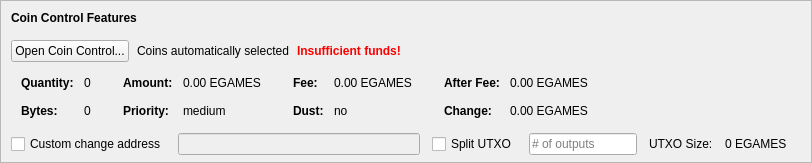
    <widget class="QFrame" name="frameCoinControl">
     <property name="sizePolicy">
      <sizepolicy hsizetype="Expanding" vsizetype="Expanding">
       <horstretch>0</horstretch>
       <verstretch>0</verstretch>
      </sizepolicy>
     </property>
     <property name="maximumSize">
      <size>
       <width>16777215</width>
       <height>16777215</height>
      </size>
     </property>
     <property name="frameShape">
      <enum>QFrame::StyledPanel</enum>
     </property>
     <property name="frameShadow">
      <enum>QFrame::Sunken</enum>
     </property>
     <layout class="QVBoxLayout" name="verticalLayoutCoinControl2">
      <property name="spacing">
       <number>0</number>
      </property>
      <property name="leftMargin">
       <number>0</number>
      </property>
      <property name="topMargin">
       <number>0</number>
      </property>
      <property name="rightMargin">
       <number>0</number>
      </property>
      <property name="bottomMargin">
       <number>6</number>
      </property>
      <item>
       <layout class="QVBoxLayout" name="verticalLayoutCoinControl" stretch="0,0,0,0,1">
        <property name="spacing">
         <number>0</number>
        </property>
        <property name="leftMargin">
         <number>10</number>
        </property>
        <property name="topMargin">
         <number>10</number>
        </property>
        <item>
         <layout class="QHBoxLayout" name="horizontalLayoutCoinControl1">
          <property name="bottomMargin">
           <number>15</number>
          </property>
          <item>
           <widget class="QLabel" name="labelCoinControlFeatures">
            <property name="sizePolicy">
             <sizepolicy hsizetype="Preferred" vsizetype="Maximum">
              <horstretch>0</horstretch>
              <verstretch>0</verstretch>
             </sizepolicy>
            </property>
            <property name="font">
             <font>
              <weight>75</weight>
              <bold>true</bold>
             </font>
            </property>
            <property name="styleSheet">
             <string notr="true">font-weight:bold;</string>
            </property>
            <property name="text">
             <string>Coin Control Features</string>
            </property>
           </widget>
          </item>
         </layout>
        </item>
        <item>
         <layout class="QHBoxLayout" name="horizontalLayoutCoinControl2" stretch="0,0,0,0">
          <property name="spacing">
           <number>8</number>
          </property>
          <property name="bottomMargin">
           <number>10</number>
          </property>
          <item>
           <widget class="QPushButton" name="pushButtonCoinControl">
            <property name="styleSheet">
             <string notr="true"/>
            </property>
            <property name="text">
             <string>Open Coin Control...</string>
            </property>
            <property name="autoDefault">
             <bool>false</bool>
            </property>
           </widget>
          </item>
          <item>
           <widget class="QLabel" name="labelCoinControlAutomaticallySelected">
            <property name="text">
             <string>Coins automatically selected</string>
            </property>
            <property name="margin">
             <number>5</number>
            </property>
           </widget>
          </item>
          <item>
           <widget class="QLabel" name="labelCoinControlInsuffFunds">
            <property name="font">
             <font>
              <weight>75</weight>
              <bold>true</bold>
             </font>
            </property>
            <property name="styleSheet">
             <string notr="true">color:red;font-weight:bold;</string>
            </property>
            <property name="text">
             <string>Insufficient funds!</string>
            </property>
            <property name="margin">
             <number>5</number>
            </property>
           </widget>
          </item>
          <item>
           <spacer name="horizontalSpacerCoinControl">
            <property name="orientation">
             <enum>Qt::Horizontal</enum>
            </property>
            <property name="sizeHint" stdset="0">
             <size>
              <width>40</width>
              <height>1</height>
             </size>
            </property>
           </spacer>
          </item>
         </layout>
        </item>
        <item>
         <widget class="QWidget" name="widgetCoinControl" native="true">
          <property name="sizePolicy">
           <sizepolicy hsizetype="Preferred" vsizetype="Preferred">
            <horstretch>0</horstretch>
            <verstretch>0</verstretch>
           </sizepolicy>
          </property>
          <property name="minimumSize">
           <size>
            <width>0</width>
            <height>0</height>
           </size>
          </property>
          <property name="styleSheet">
           <string notr="true"/>
          </property>
          <layout class="QHBoxLayout" name="horizontalLayoutCoinControl5">
           <property name="leftMargin">
            <number>0</number>
           </property>
           <property name="topMargin">
            <number>0</number>
           </property>
           <property name="rightMargin">
            <number>0</number>
           </property>
           <property name="bottomMargin">
            <number>0</number>
           </property>
           <item>
            <layout class="QHBoxLayout" name="horizontalLayoutCoinControl3" stretch="0,0,0,1">
             <property name="spacing">
              <number>20</number>
             </property>
             <property name="topMargin">
              <number>0</number>
             </property>
             <property name="bottomMargin">
              <number>10</number>
             </property>
             <item>
              <layout class="QFormLayout" name="formLayoutCoinControl1">
               <property name="horizontalSpacing">
                <number>10</number>
               </property>
               <property name="verticalSpacing">
                <number>14</number>
               </property>
               <property name="leftMargin">
                <number>10</number>
               </property>
               <property name="topMargin">
                <number>4</number>
               </property>
               <property name="rightMargin">
                <number>6</number>
               </property>
               <item row="0" column="0">
                <widget class="QLabel" name="labelCoinControlQuantityText">
                 <property name="font">
                  <font>
                   <weight>75</weight>
                   <bold>true</bold>
                  </font>
                 </property>
                 <property name="text">
                  <string>Quantity:</string>
                 </property>
                 <property name="margin">
                  <number>0</number>
                 </property>
                </widget>
               </item>
               <item row="0" column="1">
                <widget class="QLabel" name="labelCoinControlQuantity">
                 <property name="cursor">
                  <cursorShape>IBeamCursor</cursorShape>
                 </property>
                 <property name="contextMenuPolicy">
                  <enum>Qt::ActionsContextMenu</enum>
                 </property>
                 <property name="text">
                  <string notr="true">0</string>
                 </property>
                 <property name="margin">
                  <number>0</number>
                 </property>
                 <property name="textInteractionFlags">
                  <set>Qt::LinksAccessibleByMouse|Qt::TextSelectableByKeyboard|Qt::TextSelectableByMouse</set>
                 </property>
                </widget>
               </item>
               <item row="1" column="0">
                <widget class="QLabel" name="labelCoinControlBytesText">
                 <property name="font">
                  <font>
                   <weight>75</weight>
                   <bold>true</bold>
                  </font>
                 </property>
                 <property name="text">
                  <string>Bytes:</string>
                 </property>
                </widget>
               </item>
               <item row="1" column="1">
                <widget class="QLabel" name="labelCoinControlBytes">
                 <property name="cursor">
                  <cursorShape>IBeamCursor</cursorShape>
                 </property>
                 <property name="contextMenuPolicy">
                  <enum>Qt::ActionsContextMenu</enum>
                 </property>
                 <property name="text">
                  <string notr="true">0</string>
                 </property>
                 <property name="textInteractionFlags">
                  <set>Qt::LinksAccessibleByMouse|Qt::TextSelectableByKeyboard|Qt::TextSelectableByMouse</set>
                 </property>
                </widget>
               </item>
              </layout>
             </item>
             <item>
              <layout class="QFormLayout" name="formLayoutCoinControl2">
               <property name="horizontalSpacing">
                <number>10</number>
               </property>
               <property name="verticalSpacing">
                <number>14</number>
               </property>
               <property name="leftMargin">
                <number>6</number>
               </property>
               <property name="topMargin">
                <number>4</number>
               </property>
               <property name="rightMargin">
                <number>6</number>
               </property>
               <item row="0" column="0">
                <widget class="QLabel" name="labelCoinControlAmountText">
                 <property name="font">
                  <font>
                   <weight>75</weight>
                   <bold>true</bold>
                  </font>
                 </property>
                 <property name="text">
                  <string>Amount:</string>
                 </property>
                 <property name="margin">
                  <number>0</number>
                 </property>
                </widget>
               </item>
               <item row="0" column="1">
                <widget class="QLabel" name="labelCoinControlAmount">
                 <property name="cursor">
                  <cursorShape>IBeamCursor</cursorShape>
                 </property>
                 <property name="contextMenuPolicy">
                  <enum>Qt::ActionsContextMenu</enum>
                 </property>
                 <property name="text">
                  <string notr="true">0.00 EGAMES</string>
                 </property>
                 <property name="textInteractionFlags">
                  <set>Qt::LinksAccessibleByMouse|Qt::TextSelectableByKeyboard|Qt::TextSelectableByMouse</set>
                 </property>
                </widget>
               </item>
               <item row="1" column="0">
                <widget class="QLabel" name="labelCoinControlPriorityText">
                 <property name="font">
                  <font>
                   <weight>75</weight>
                   <bold>true</bold>
                  </font>
                 </property>
                 <property name="text">
                  <string>Priority:</string>
                 </property>
                </widget>
               </item>
               <item row="1" column="1">
                <widget class="QLabel" name="labelCoinControlPriority">
                 <property name="cursor">
                  <cursorShape>IBeamCursor</cursorShape>
                 </property>
                 <property name="contextMenuPolicy">
                  <enum>Qt::ActionsContextMenu</enum>
                 </property>
                 <property name="text">
                  <string>medium</string>
                 </property>
                 <property name="textInteractionFlags">
                  <set>Qt::LinksAccessibleByMouse|Qt::TextSelectableByKeyboard|Qt::TextSelectableByMouse</set>
                 </property>
                </widget>
               </item>
              </layout>
             </item>
             <item>
              <layout class="QFormLayout" name="formLayoutCoinControl3">
               <property name="horizontalSpacing">
                <number>10</number>
               </property>
               <property name="verticalSpacing">
                <number>14</number>
               </property>
               <property name="leftMargin">
                <number>6</number>
               </property>
               <property name="topMargin">
                <number>4</number>
               </property>
               <property name="rightMargin">
                <number>6</number>
               </property>
               <item row="0" column="0">
                <widget class="QLabel" name="labelCoinControlFeeText">
                 <property name="font">
                  <font>
                   <weight>75</weight>
                   <bold>true</bold>
                  </font>
                 </property>
                 <property name="text">
                  <string>Fee:</string>
                 </property>
                 <property name="margin">
                  <number>0</number>
                 </property>
                </widget>
               </item>
               <item row="0" column="1">
                <widget class="QLabel" name="labelCoinControlFee">
                 <property name="cursor">
                  <cursorShape>IBeamCursor</cursorShape>
                 </property>
                 <property name="contextMenuPolicy">
                  <enum>Qt::ActionsContextMenu</enum>
                 </property>
                 <property name="text">
                  <string notr="true">0.00 EGAMES</string>
                 </property>
                 <property name="textInteractionFlags">
                  <set>Qt::LinksAccessibleByMouse|Qt::TextSelectableByKeyboard|Qt::TextSelectableByMouse</set>
                 </property>
                </widget>
               </item>
               <item row="1" column="0">
                <widget class="QLabel" name="labelCoinControlLowOutputText">
                 <property name="font">
                  <font>
                   <weight>75</weight>
                   <bold>true</bold>
                  </font>
                 </property>
                 <property name="text">
                  <string>Dust:</string>
                 </property>
                </widget>
               </item>
               <item row="1" column="1">
                <widget class="QLabel" name="labelCoinControlLowOutput">
                 <property name="cursor">
                  <cursorShape>IBeamCursor</cursorShape>
                 </property>
                 <property name="contextMenuPolicy">
                  <enum>Qt::ActionsContextMenu</enum>
                 </property>
                 <property name="text">
                  <string>no</string>
                 </property>
                 <property name="textInteractionFlags">
                  <set>Qt::LinksAccessibleByMouse|Qt::TextSelectableByKeyboard|Qt::TextSelectableByMouse</set>
                 </property>
                </widget>
               </item>
              </layout>
             </item>
             <item>
              <layout class="QFormLayout" name="formLayoutCoinControl4">
               <property name="horizontalSpacing">
                <number>10</number>
               </property>
               <property name="verticalSpacing">
                <number>14</number>
               </property>
               <property name="leftMargin">
                <number>6</number>
               </property>
               <property name="topMargin">
                <number>4</number>
               </property>
               <property name="rightMargin">
                <number>6</number>
               </property>
               <item row="0" column="0">
                <widget class="QLabel" name="labelCoinControlAfterFeeText">
                 <property name="font">
                  <font>
                   <weight>75</weight>
                   <bold>true</bold>
                  </font>
                 </property>
                 <property name="text">
                  <string>After Fee:</string>
                 </property>
                 <property name="margin">
                  <number>0</number>
                 </property>
                </widget>
               </item>
               <item row="0" column="1">
                <widget class="QLabel" name="labelCoinControlAfterFee">
                 <property name="cursor">
                  <cursorShape>IBeamCursor</cursorShape>
                 </property>
                 <property name="contextMenuPolicy">
                  <enum>Qt::ActionsContextMenu</enum>
                 </property>
                 <property name="text">
                  <string notr="true">0.00 EGAMES</string>
                 </property>
                 <property name="textInteractionFlags">
                  <set>Qt::LinksAccessibleByMouse|Qt::TextSelectableByKeyboard|Qt::TextSelectableByMouse</set>
                 </property>
                </widget>
               </item>
               <item row="1" column="0">
                <widget class="QLabel" name="labelCoinControlChangeText">
                 <property name="font">
                  <font>
                   <weight>75</weight>
                   <bold>true</bold>
                  </font>
                 </property>
                 <property name="text">
                  <string>Change:</string>
                 </property>
                </widget>
               </item>
               <item row="1" column="1">
                <widget class="QLabel" name="labelCoinControlChange">
                 <property name="cursor">
                  <cursorShape>IBeamCursor</cursorShape>
                 </property>
                 <property name="contextMenuPolicy">
                  <enum>Qt::ActionsContextMenu</enum>
                 </property>
                 <property name="text">
                  <string notr="true">0.00 EGAMES</string>
                 </property>
                 <property name="textInteractionFlags">
                  <set>Qt::LinksAccessibleByMouse|Qt::TextSelectableByKeyboard|Qt::TextSelectableByMouse</set>
                 </property>
                </widget>
               </item>
              </layout>
             </item>
            </layout>
           </item>
          </layout>
         </widget>
        </item>
        <item>
         <layout class="QHBoxLayout" name="horizontalLayoutCoinControl4" stretch="0,0,0,0,0,0,0">
          <property name="spacing">
           <number>12</number>
          </property>
          <property name="sizeConstraint">
           <enum>QLayout::SetDefaultConstraint</enum>
          </property>
          <property name="topMargin">
           <number>5</number>
          </property>
          <property name="rightMargin">
           <number>5</number>
          </property>
          <item>
           <widget class="QCheckBox" name="checkBoxCoinControlChange">
            <property name="toolTip">
             <string>If this is activated, but the change address is empty or invalid, change will be sent to a newly generated address.</string>
            </property>
            <property name="text">
             <string>Custom change address</string>
            </property>
           </widget>
          </item>
          <item>
           <widget class="QValidatedLineEdit" name="lineEditCoinControlChange">
            <property name="enabled">
             <bool>false</bool>
            </property>
            <property name="sizePolicy">
             <sizepolicy hsizetype="Expanding" vsizetype="Fixed">
              <horstretch>0</horstretch>
              <verstretch>0</verstretch>
             </sizepolicy>
            </property>
           </widget>
          </item>
          <item>
           <widget class="QCheckBox" name="splitBlockCheckBox">
            <property name="text">
             <string>Split UTXO</string>
            </property>
           </widget>
          </item>
          <item>
           <widget class="QLineEdit" name="splitBlockLineEdit">
            <property name="sizePolicy">
             <sizepolicy hsizetype="Fixed" vsizetype="Fixed">
              <horstretch>50</horstretch>
              <verstretch>0</verstretch>
             </sizepolicy>
            </property>
            <property name="placeholderText">
             <string># of outputs</string>
            </property>
           </widget>
          </item>
          <item>
           <widget class="QLabel" name="labelBlockSizeText">
            <property name="text">
             <string>UTXO Size:</string>
            </property>
           </widget>
          </item>
          <item>
           <widget class="QLabel" name="labelBlockSize">
            <property name="text">
             <string>0 EGAMES</string>
            </property>
           </widget>
          </item>
          <item>
           <widget class="QLabel" name="labelCoinControlChangeLabel">
            <property name="sizePolicy">
             <sizepolicy hsizetype="Preferred" vsizetype="Expanding">
              <horstretch>0</horstretch>
              <verstretch>0</verstretch>
             </sizepolicy>
            </property>
            <property name="minimumSize">
             <size>
              <width>0</width>
              <height>0</height>
             </size>
            </property>
            <property name="text">
             <string/>
            </property>
            <property name="margin">
             <number>3</number>
            </property>
           </widget>
          </item>
         </layout>
        </item>
        <item>
         <spacer name="verticalSpacerCoinControl">
          <property name="orientation">
           <enum>Qt::Vertical</enum>
          </property>
          <property name="sizeHint" stdset="0">
           <size>
            <width>800</width>
            <height>1</height>
           </size>
          </property>
         </spacer>
        </item>
       </layout>
      </item>
     </layout>
    </widget>
